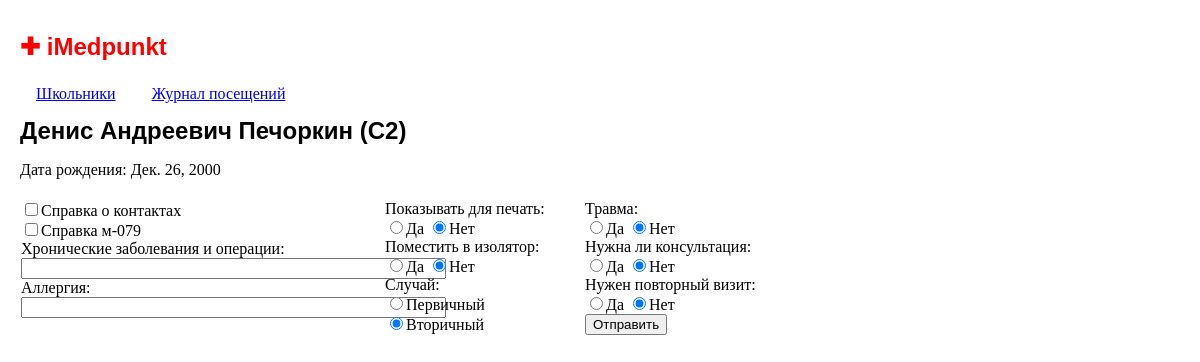
/visit_edit/1, run on the app's committed database.
### iMedpunkt/models.py (models this page shows, shortened)
class Visit(models.Model):
    date = models.DateTimeField(auto_now=True)
    student = models.ForeignKey(Student)
    complaints = models.CharField(max_length=1000)
    examination = models.CharField(max_length=1000)
    diagnosis = models.CharField(max_length=1000)
    treatment = models.CharField(max_length=1000)
    temperature = models.IntegerField()
    flags = models.IntegerField()
    print = models.BooleanField(default=False)
    in_isolator = models.BooleanField(default=False)
    is_first = models.BooleanField(default=False)
    injury = models.BooleanField(default=False)
    need_consultation = models.BooleanField(default=False)
    need_repeat = models.BooleanField(default=False)

class Student(models.Model):
    first_name = models.CharField(max_length=50, default='#')
    patronymic = models.CharField(max_length=50, default='#')
    last_name = models.CharField(max_length=50, default='#')
    birth_date = models.DateField()
    sex = models.CharField(max_length=1, default="?")
    group = models.CharField(max_length=50, default='#')
    home = models.CharField(max_length=50, default='#')
    height = models.IntegerField(default=0)
    weight = models.IntegerField(default=0)
    health = models.CharField(max_length=100, default='#')
    allergy = models.CharField(max_length=100, default='#')
    food = models.CharField(max_length=100, default='#')
    bolel = models.BooleanField(default=False)
    cert1 = models.BooleanField(default=False)
    cert2 = models.BooleanField(default=False)

### iMedpunkt/views.py (the view)
# urls.py: url(r'^visit_edit/(?P<visit_id>\d+)$', visit_edit, name='visit_edit'),
def visit_edit(request, visit_id):
    visit = Visit.objects.get(pk=visit_id)
    template = loader.get_template('visit_edit.html')
    context = RequestContext(request, {
        'visit': visit
    })
    return HttpResponse(template.render(context))

### iMedpunkt/templates/visit_edit.html (shortened to what this page needs)
{% extends "base.html" %}
{% block content %}
    <h1>{{ visit.student.first_name }} {{ visit.student.patronymic }} {{ visit.student.last_name }} ({{ visit.student.group }})</h1>
    <p>
        Дата рождения: {{ visit.student.birth_date }}
    </p>
    <form method="post" action={% url 'student_post' visit.id %}>
        <div id="leftcol">
            <label><input type="checkbox" name="cert1" {% if visit.cert1 %} checked {% endif %}>Справка о
                контактах</label>
            <br>
            <label><input type="checkbox" name="cert2" {% if visit.cert2 %} checked {% endif %}>Справка м-079</label>
            <br>
            Хронические заболевания и операции:<br>
            <input type="text" size="50" name="health" value="{{ visit.health }}"><br>
            Аллергия:<br>
            <input type="text" size="50" name="allergy" value="{{ visit.allergy }}"><br>
        </div>
        <div id="rightcol">
            Показывать для печать:<br>
            <label>
                <input name="print" type="radio" value="1" {% if visit.print %} checked {% endif %}/>Да
            </label>
            <label>
                <input name="print" type="radio" value="0" {% if not visit.print %} checked {% endif %}>Нет
            </label><br>
            Поместить в изолятор:<br>
            <label>
                <input name="isolator" type="radio" value="1" {% if visit.isolator %} checked {% endif %}/>Да
            </label>
            <label>
                <input name="isolator" type="radio" value="0" {% if not visit.isolator %} checked {% endif %}>Нет
            </label><br>
            Случай:<br>
            <label>
                <input name="is_first" type="radio" value="1" {% if visit.is_first %} checked {% endif %}/>Первичный
            </label><br>
            <label>
                <input name="is_first" type="radio" value="0" {% if not visit.is_first %} checked {% endif %}>Вторичный
            </label><br>
        </div>
        <div id="rightrightcol">
            Травма:<br>
            <label>
                <input name="injury" type="radio" value="1" {% if visit.injury %} checked {% endif %}>Да
            </label>
            <label>
                <input name="injury" type="radio" value="0" {% if not visit.print %} checked {% endif %}>Нет
            </label><br>
            Нужна ли консультация:<br>
            <label>
                <input name="need_consultation" type="radio" value="1" {% if visit.need_consultation %} checked {% endif %}>Да
            </label>
            <label>
                <input name="need_consultation" type="radio" value="0" {% if not visit.need_consulation %} checked {% endif %}>Нет
            </label><br>
            Нужен повторный визит:<br>
            <label>
                <input name="need_repeat" type="radio" value="1" {% if visit.need_repeat %} checked {% endif %}/>Да
            </label>
            <label>
                <input name="need_repeat" type="radio" value="0" {% if not visit.print %} checked {% endif %}>Нет
            </label><br>
            <input type="submit" value="Отправить">
        </div>
    </form>
{% endblock %}

### iMedpunkt/static/main.css (style rules this page uses)
body { font-family: Verdana, Serif; font-size: 12pt; color: #000000; padding: 20px; margin: 0; }
h1, h2, h3, a.header { font-family: Arial, SunSans-Regular, Sans-Serif; text-align: left; margin: 0; }
h1 { padding-top: 10pt; font-size: 18pt; }
#leftcol { position: absolute; width: 350px; left: 1em; padding: 5px; }
#rightcol { position: absolute; margin-left: 360px; padding: 5px; width: 200px; }
#rightrightcol { margin-left: 560px; padding: 5px; }

### data on the page
Visit: student.first_name "Денис", student.patronymic "Андреевич", student.last_name "Печоркин", student.group "C2", student.birth_date "Дек. 26, 2000", print "☐ Да", print "☑ Нет", is_first "☐ Первичный", is_first "☑ Вторичный", injury "☐ Да", need_consultation "☐ Да", need_repeat "☐ Да"
